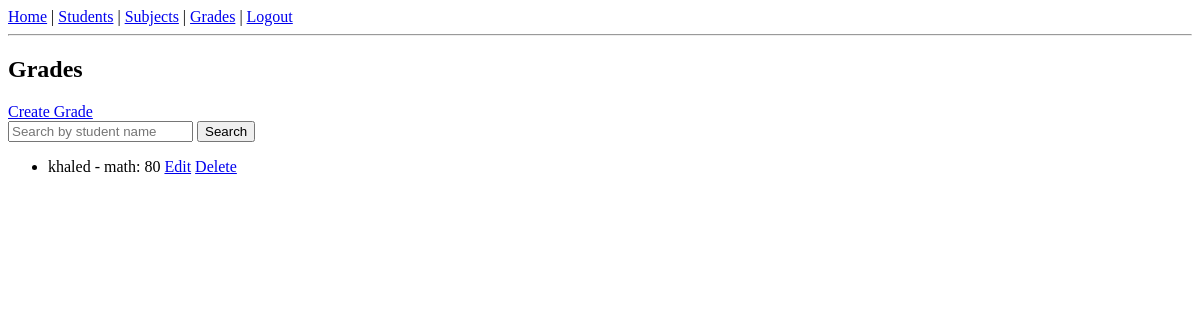
Before: /grades/ (signed in) with the older database file.
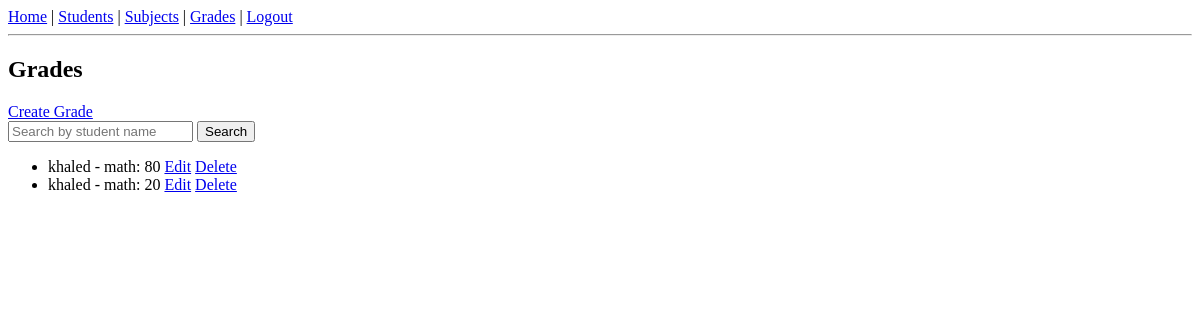
After: the same page with the newer database file.
### school/models.py (models this page shows, shortened)
class Grade(models.Model):
    student = models.ForeignKey(Student, on_delete=models.CASCADE, related_name="grades")
    subject = models.ForeignKey(Subject, on_delete=models.CASCADE)
    score = models.PositiveIntegerField(
        validators=[MinValueValidator(0), MaxValueValidator(100)]
    )

class Student(models.Model):
    name = models.CharField(max_length=30)
    age = models.IntegerField()
    email = models.EmailField(unique=True)
    password = models.CharField(max_length=128, blank=True, null=True)
    image = models.FileField(upload_to='students/', null=True, blank=True)

class Subject(models.Model):
    name = models.CharField(max_length=50)
    code = models.CharField(max_length=10, unique=True)
    description = models.TextField(blank=True, null=True)

### school/views.py (the view)
# urls.py: path("grades/", views.grades_list, name="grades_list"),
@login_required
def grades_list(request):
    grades = Grade.objects.select_related("student", "subject").all()
    search_query = request.GET.get("search", "")
    if search_query:
        grades = grades.filter(student__name__icontains=search_query)
    return render(request, "school/grades_list.html", {"grades": grades, "search_query": search_query})

### school/templates/school/grades_list.html
{% extends "base.html" %}
{% block content %}
<h2>Grades</h2>
<a href="{% url 'grade_create' %}">Create Grade</a>
<form method="get">
    <input type="text" name="search" value="{{ search_query }}" placeholder="Search by student name">
    <button type="submit">Search</button>
</form>
<ul>
    {% for grade in grades %}
        <li>
            {{ grade.student.name }} - {{ grade.subject.name }}: {{ grade.score }}
            <a href="{% url 'grade_update' grade.pk %}">Edit</a>
            <a href="{% url 'grade_delete' grade.pk %}">Delete</a>
        </li>
    {% empty %}
        <li>No grades yet.</li>
    {% endfor %}
</ul>
{% endblock %}

### school/templates/base.html (shortened to what this page needs)
<!DOCTYPE html>
<html>
<head>
</head>
<body>
    {% include "school/nav.html" %}
    <hr>
    {% block content %}{% endblock %}
</body>
</html>

### school/templates/school/nav.html
<nav>
    {% if user.is_authenticated %}
        <a href="{% url 'home' %}">Home</a> |
        <a href="{% url 'students_list' %}">Students</a> |
        <a href="{% url 'subjects_list' %}">Subjects</a> |
        <a href="{% url 'grades_list' %}">Grades</a> |
        <a href="{% url 'logout' %}">Logout</a>
    {% else %}
        <a href="{% url 'login' %}">Login</a> |
        <a href="{% url 'signup' %}">Signup</a>
    {% endif %}
</nav>

Changed rows visible on the page:
added Grade: student.name "khaled", subject.name "math", score "20"
